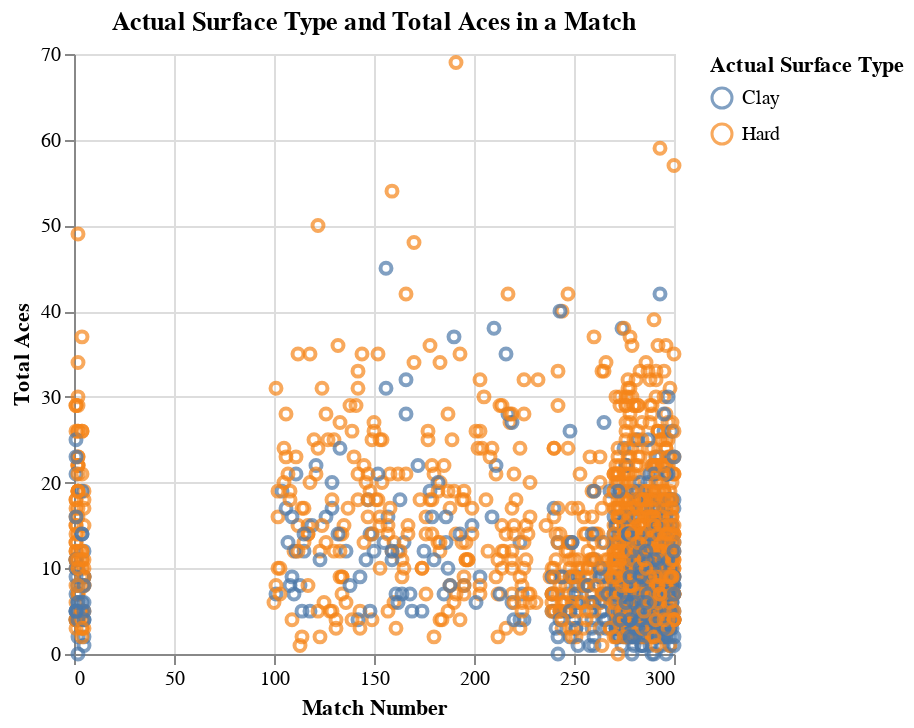
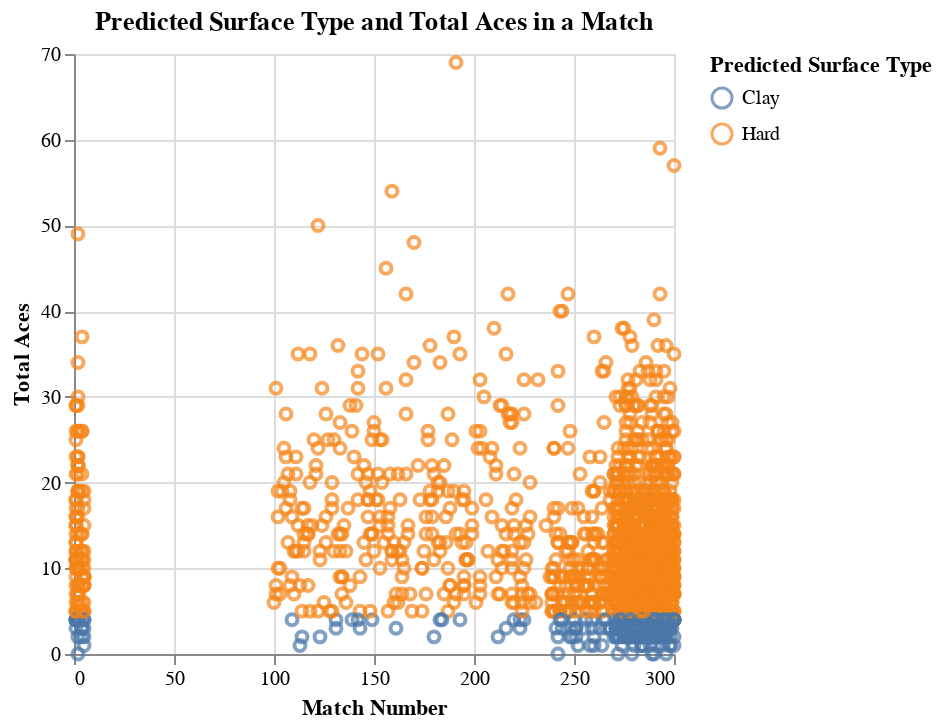

Write notebook code for charts like these, in order.
### Markdown cell above
<h2> 
Visualizing actual vs predicted surface </h2>

Here we are visualizing the actual vs predicted results for all matches from 2017 to 2019. Essentially, in the predicted visualization, the model went through each match and was able to predict based on the number of aces what type of surface the match was played on.s

### Code cell
#Chart of findings 
plot_predicted_surface = alt.Chart(tennis_testing [tennis_testing["match_num"] <=300], 
    title = 'Predicted Surface Type and Total Aces in a Match').mark_point().encode(
    x=alt.X('match_num').title('Match Number').scale(zero=False), 
    y=alt.Y('total_aces').title('Total Aces'), 
    color = alt.Color('predicted_surface').title('Predicted Surface Type')
)
plot_actual_surface= alt.Chart(tennis_testing [tennis_testing["match_num"] <=300], title = 'Actual Surface Type and Total Aces in a Match').mark_point().encode(
    x=alt.X('match_num').title('Match Number').scale(zero=False),
    y=alt.Y('total_aces').title('Total Aces'),
    color = alt.Color('surface').title('Actual Surface Type')
)
#Above we filtered only for the Match Numbers less that 300 to plot the graphs

display(plot_actual_surface, plot_predicted_surface)

### Figure 1 — Vega-Lite specification as saved in the notebook (floating-point values rounded to 4 significant figures; data arrays with more than 128 entries replaced by an {"elided": "..."} marker saying what was removed)
{"config": {"view": {"continuousWidth": 300, "continuousHeight": 300}}, "data": {"name": "data-f800572868be3d16647ddc1d94487ac8"}, "mark": {"type": "point"}, "encoding": {"color": {"field": "surface", "title": "Actual Surface Type", "type": "nominal"}, "x": {"field": "match_num", "scale": {"zero": false}, "title": "Match Number", "type": "quantitative"}, "y": {"field": "total_aces", "title": "Total Aces", "type": "quantitative"}}, "title": "Actual Surface Type and Total Aces in a Match", "$schema": "https://vega.github.io/schema/vega-lite/v5.8.0.json", "datasets": {"data-f800572868be3d16647ddc1d94487ac8": {"elided": "1816 records"}}}

### Figure 2 — Vega-Lite specification as saved in the notebook (floating-point values rounded to 4 significant figures; data arrays with more than 128 entries replaced by an {"elided": "..."} marker saying what was removed)
{"config": {"view": {"continuousWidth": 300, "continuousHeight": 300}}, "data": {"name": "data-f800572868be3d16647ddc1d94487ac8"}, "mark": {"type": "point"}, "encoding": {"color": {"field": "predicted_surface", "title": "Predicted Surface Type", "type": "nominal"}, "x": {"field": "match_num", "scale": {"zero": false}, "title": "Match Number", "type": "quantitative"}, "y": {"field": "total_aces", "title": "Total Aces", "type": "quantitative"}}, "title": "Predicted Surface Type and Total Aces in a Match", "$schema": "https://vega.github.io/schema/vega-lite/v5.8.0.json", "datasets": {"data-f800572868be3d16647ddc1d94487ac8": {"elided": "1816 records"}}}
